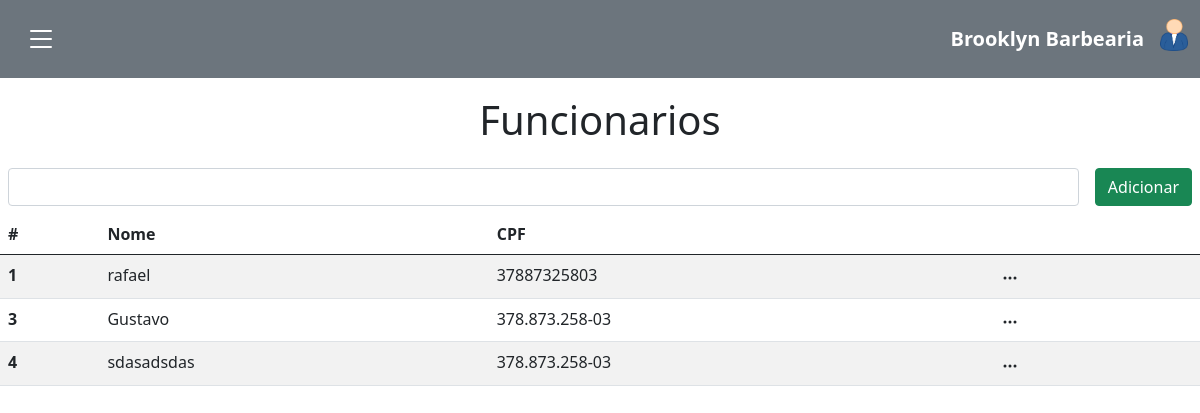
The app's page /admin/page/funcionario.php (signed in) with its own data.
### tables this page shows
CREATE TABLE IF NOT EXISTS `cad_funcionario` (
`func_id` int NOT NULL AUTO_INCREMENT,
`func_nome` varchar(255) NOT NULL ,
`func_email` varchar(255) NOT NULL ,
`func_cpf` varchar(155) DEFAULT NULL ,
`func_senha` varchar(255) NOT NULL ,
`func_dthrinclusao` timestamp DEFAULT CURRENT_TIMESTAMP ,
`func_ativo` int DEFAULT 1 ,
PRIMARY KEY (`func_id`)
);

### admin/page/funcionario.php (the view, shortened to what this page needs)
<!DOCTYPE html>
<html lang="pt-br">
<head>
  <link href="https://cdn.jsdelivr.net/npm/bootstrap@5.0.2/dist/css/bootstrap.min.css" rel="stylesheet">
</head>
<body>
  <?php require_once('menu.php'); ?>
  <?php
  if (isset($_SESSION['barber_func_id'])) {
    $id = $_SESSION['barber_func_id'];
    $sql = "SELECT * FROM cad_funcionario WHERE func_ativo = 1 AND func_id not in('$id')";
  } else {
    $sql = "SELECT * FROM cad_funcionario WHERE func_ativo = 1";
  }
  $query = mysqli_query($connection, $sql);
  ?>
  <h1 class="text-center mb-3" style="margin-top: 96px;">Funcionarios</h1>
  <div class="d-flex justify-content-end gap-3 p-2">
    <input type="text" class="form-control">
    <button class="btn btn-success" data-bs-toggle="modal" data-bs-target="#adicionarModal">Adicionar</button>
  </div>
  <table class="table table-striped">
    <thead>
      <tr>
        <th scope="col">#</th>
        <th scope="col">Nome</th>
        <th scope="col">CPF</th>
        <th scope="col"></th>
      </tr>
    </thead>
    <tbody>
      <?php while ($dados = mysqli_fetch_array($query)) { ?>
        <tr>
          <th scope="row"><?php echo $dados['func_id']; ?></th>
          <td><?php echo $dados['func_nome']; ?></td>
          <td><?php echo $dados['func_cpf']; ?></td>
          <td>
            <button class="btn btn-transparent pt-0 pb-0" type="button" id="dropdownMenuButton1" data-bs-toggle="dropdown" aria-expanded="false">
              <svg xmlns="http://www.w3.org/2000/svg" width="16" height="16" fill="currentColor" class="bi bi-three-dots" viewBox="0 0 16 16">
                <path d="M3 9.5a1.5 1.5 0 1 1 0-3 1.5 1.5 0 0 1 0 3m5 0a1.5 1.5 0 1 1 0-3 1.5 1.5 0 0 1 0 3m5 0a1.5 1.5 0 1 1 0-3 1.5 1.5 0 0 1 0 3" />
              </svg>
            </button>
          </td>
        </tr>
      <?php } ?>
    </tbody>
  </table>
</body>
</html>

### records on screen
cad_funcionario: func_id "1", func_nome "rafael", func_cpf "37887325803"
cad_funcionario: func_id "3", func_nome "Gustavo", func_cpf "378.873.258-03"
cad_funcionario: func_id "4", func_nome "sdasadsdas", func_cpf "378.873.258-03"
